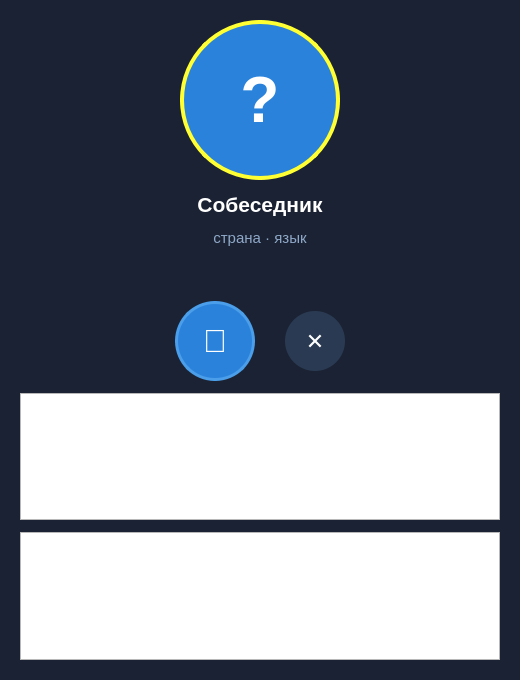
<?xml version="1.0" encoding="UTF-8"?>
<ui version="4.0">
 <class>CommunicationDialog</class>
 <widget class="QDialog" name="CommunicationDialog">
  <property name="geometry">
   <rect>
    <x>0</x>
    <y>0</y>
    <width>520</width>
    <height>680</height>
   </rect>
  </property>
  <property name="windowTitle">
   <string>Общение</string>
  </property>
  <property name="styleSheet">
   <string notr="true">QDialog#CommunicationDialog { background-color: #1a2233; }</string>
  </property>
  <layout class="QVBoxLayout" name="mainLayout">
   <property name="spacing">
    <number>12</number>
   </property>
   <property name="leftMargin">
    <number>20</number>
   </property>
   <property name="topMargin">
    <number>20</number>
   </property>
   <property name="rightMargin">
    <number>20</number>
   </property>
   <property name="bottomMargin">
    <number>20</number>
   </property>
   <item>
    <spacer name="topSpacer">
     <property name="orientation">
      <enum>Qt::Orientation::Vertical</enum>
     </property>
     <property name="sizeHint" stdset="0">
      <size>
       <width>20</width>
       <height>20</height>
      </size>
     </property>
    </spacer>
   </item>
   <item>
    <layout class="QHBoxLayout" name="avatarLayout">
     <item>
      <spacer name="avatarLeftSpacer">
       <property name="orientation">
        <enum>Qt::Orientation::Horizontal</enum>
       </property>
       <property name="sizeHint" stdset="0">
        <size>
         <width>40</width>
         <height>20</height>
        </size>
       </property>
      </spacer>
     </item>
     <item>
      <widget class="QLabel" name="partnerAvatarLabel">
       <property name="minimumSize">
        <size>
         <width>160</width>
         <height>160</height>
        </size>
       </property>
       <property name="maximumSize">
        <size>
         <width>160</width>
         <height>160</height>
        </size>
       </property>
       <property name="styleSheet">
        <string notr="true">background-color: #2a82da;
color: white;
border-radius: 80px;
font-size: 64px;
font-weight: bold;
border: 4px solid #ffffff33;</string>
       </property>
       <property name="text">
        <string>?</string>
       </property>
       <property name="alignment">
        <set>Qt::AlignmentFlag::AlignCenter</set>
       </property>
      </widget>
     </item>
     <item>
      <spacer name="avatarRightSpacer">
       <property name="orientation">
        <enum>Qt::Orientation::Horizontal</enum>
       </property>
       <property name="sizeHint" stdset="0">
        <size>
         <width>40</width>
         <height>20</height>
        </size>
       </property>
      </spacer>
     </item>
    </layout>
   </item>
   <item>
    <widget class="QLabel" name="partnerNameLabel">
     <property name="font">
      <font>
       <pointsize>16</pointsize>
       <bold>true</bold>
      </font>
     </property>
     <property name="styleSheet">
      <string notr="true">color: white;</string>
     </property>
     <property name="text">
      <string>Собеседник</string>
     </property>
     <property name="alignment">
      <set>Qt::AlignmentFlag::AlignCenter</set>
     </property>
    </widget>
   </item>
   <item>
    <widget class="QLabel" name="partnerInfoLabel">
     <property name="font">
      <font>
       <pointsize>11</pointsize>
      </font>
     </property>
     <property name="styleSheet">
      <string notr="true">color: #8fa8c8;</string>
     </property>
     <property name="text">
      <string>страна · язык</string>
     </property>
     <property name="alignment">
      <set>Qt::AlignmentFlag::AlignCenter</set>
     </property>
    </widget>
   </item>
   <item>
    <spacer name="middleSpacer">
     <property name="orientation">
      <enum>Qt::Orientation::Vertical</enum>
     </property>
     <property name="sizeHint" stdset="0">
      <size>
       <width>20</width>
       <height>20</height>
      </size>
     </property>
    </spacer>
   </item>
   <item>
    <widget class="QLabel" name="statusLabel">
     <property name="minimumSize">
      <size>
       <width>0</width>
       <height>30</height>
      </size>
     </property>
     <property name="font">
      <font>
       <pointsize>11</pointsize>
      </font>
     </property>
     <property name="styleSheet">
      <string notr="true">color: #8fa8c8;</string>
     </property>
     <property name="text">
      <string/>
     </property>
     <property name="alignment">
      <set>Qt::AlignmentFlag::AlignCenter</set>
     </property>
     <property name="wordWrap">
      <bool>true</bool>
     </property>
    </widget>
   </item>
   <item>
    <layout class="QHBoxLayout" name="buttonsLayout">
     <property name="spacing">
      <number>30</number>
     </property>
     <item>
      <spacer name="leftButtonSpacer">
       <property name="orientation">
        <enum>Qt::Orientation::Horizontal</enum>
       </property>
       <property name="sizeHint" stdset="0">
        <size>
         <width>40</width>
         <height>20</height>
        </size>
       </property>
      </spacer>
     </item>
     <item>
      <widget class="QPushButton" name="micButton">
       <property name="minimumSize">
        <size>
         <width>80</width>
         <height>80</height>
        </size>
       </property>
       <property name="maximumSize">
        <size>
         <width>80</width>
         <height>80</height>
        </size>
       </property>
       <property name="cursor">
        <cursorShape>PointingHandCursor</cursorShape>
       </property>
       <property name="toolTip">
        <string>Включить микрофон</string>
       </property>
       <property name="styleSheet">
        <string notr="true">QPushButton {
    background-color: #2a82da;
    color: white;
    border-radius: 40px;
    font-size: 32px;
    border: 3px solid #4a9eea;
}
QPushButton:hover { background-color: #3a92ea; }
QPushButton:checked {
    background-color: #e53935;
    border: 3px solid #ff6b6b;
}</string>
       </property>
       <property name="text">
        <string>🎤</string>
       </property>
       <property name="checkable">
        <bool>true</bool>
       </property>
      </widget>
     </item>
     <item>
      <widget class="QPushButton" name="endButton">
       <property name="minimumSize">
        <size>
         <width>60</width>
         <height>60</height>
        </size>
       </property>
       <property name="maximumSize">
        <size>
         <width>60</width>
         <height>60</height>
        </size>
       </property>
       <property name="cursor">
        <cursorShape>PointingHandCursor</cursorShape>
       </property>
       <property name="toolTip">
        <string>Завершить</string>
       </property>
       <property name="styleSheet">
        <string notr="true">QPushButton {
    background-color: #2a3a52;
    color: white;
    border-radius: 30px;
    font-size: 22px;
    border: none;
}
QPushButton:hover { background-color: #c62828; }</string>
       </property>
       <property name="text">
        <string>✕</string>
       </property>
      </widget>
     </item>
     <item>
      <spacer name="rightButtonSpacer">
       <property name="orientation">
        <enum>Qt::Orientation::Horizontal</enum>
       </property>
       <property name="sizeHint" stdset="0">
        <size>
         <width>40</width>
         <height>20</height>
        </size>
       </property>
      </spacer>
     </item>
    </layout>
   </item>
   <item>
    <widget class="QTextEdit" name="recognizedTextEdit">
     <property name="visible">
      <bool>false</bool>
     </property>
    </widget>
   </item>
   <item>
    <widget class="QTextEdit" name="translatedTextEdit">
     <property name="visible">
      <bool>false</bool>
     </property>
    </widget>
   </item>
  </layout>
 </widget>
 <resources/>
 <connections/>
</ui>
